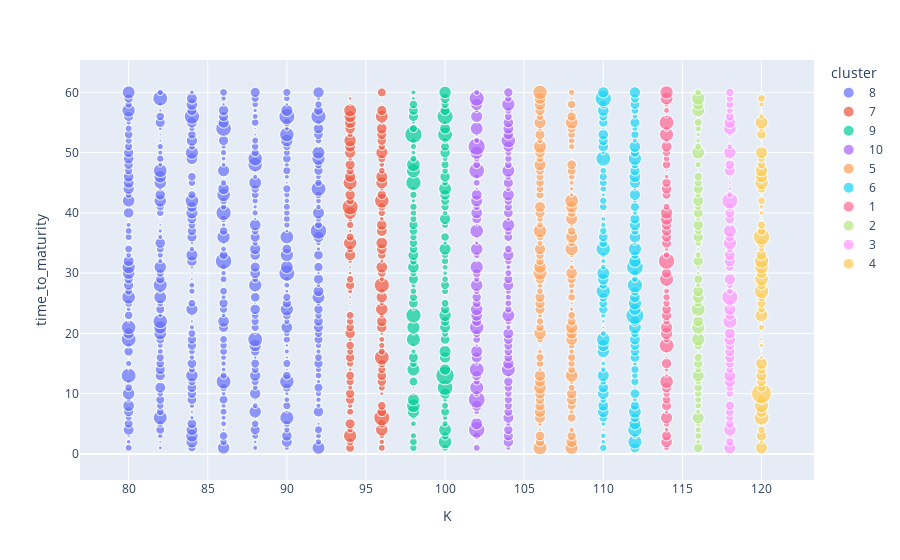

Write notebook code for a chart like this one.
### Code cell
# -------
# PLOT
# -------
px.scatter(data_frame=market_data_df, x='K', y='time_to_maturity', color='cluster', size='weights')
